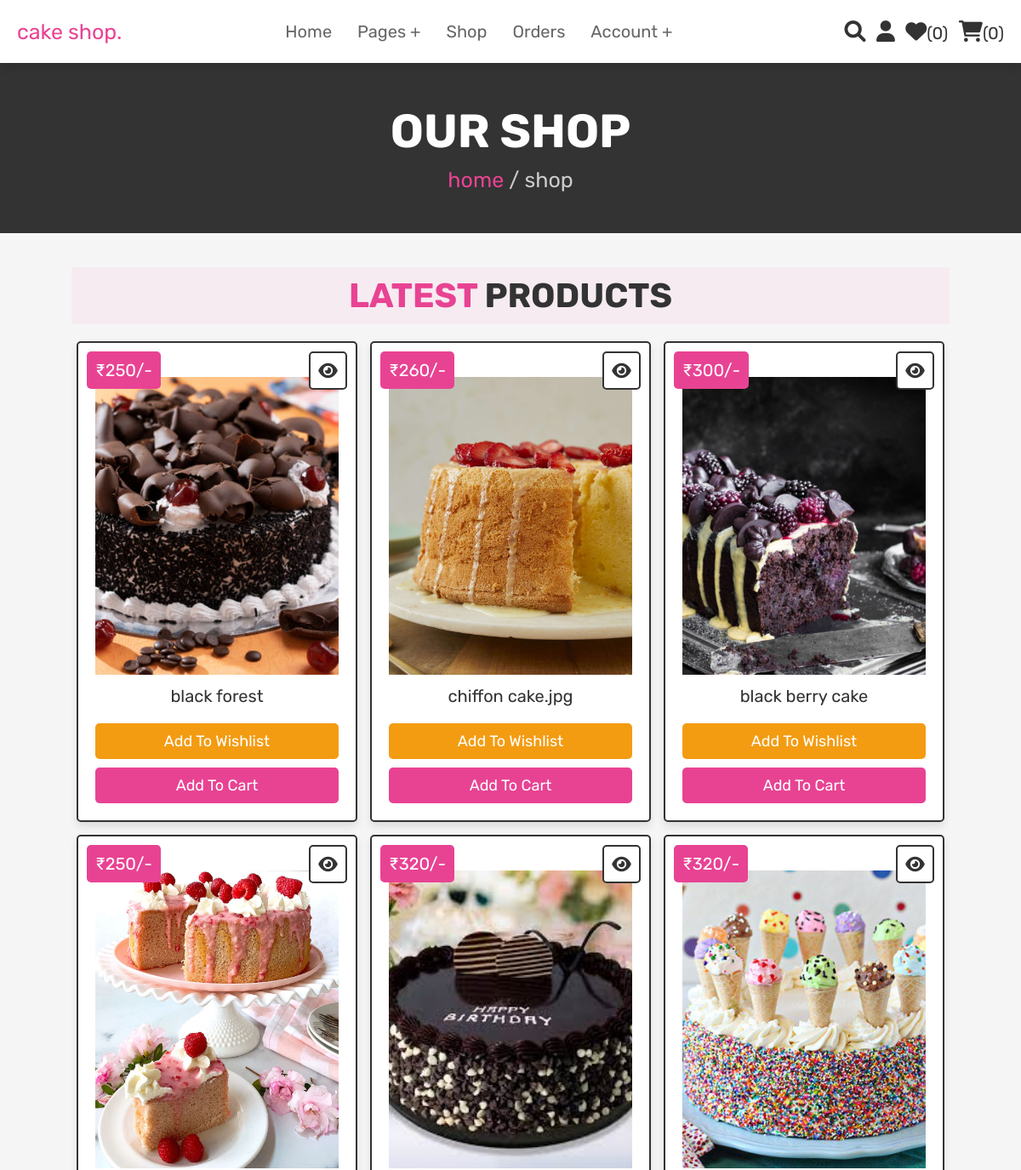
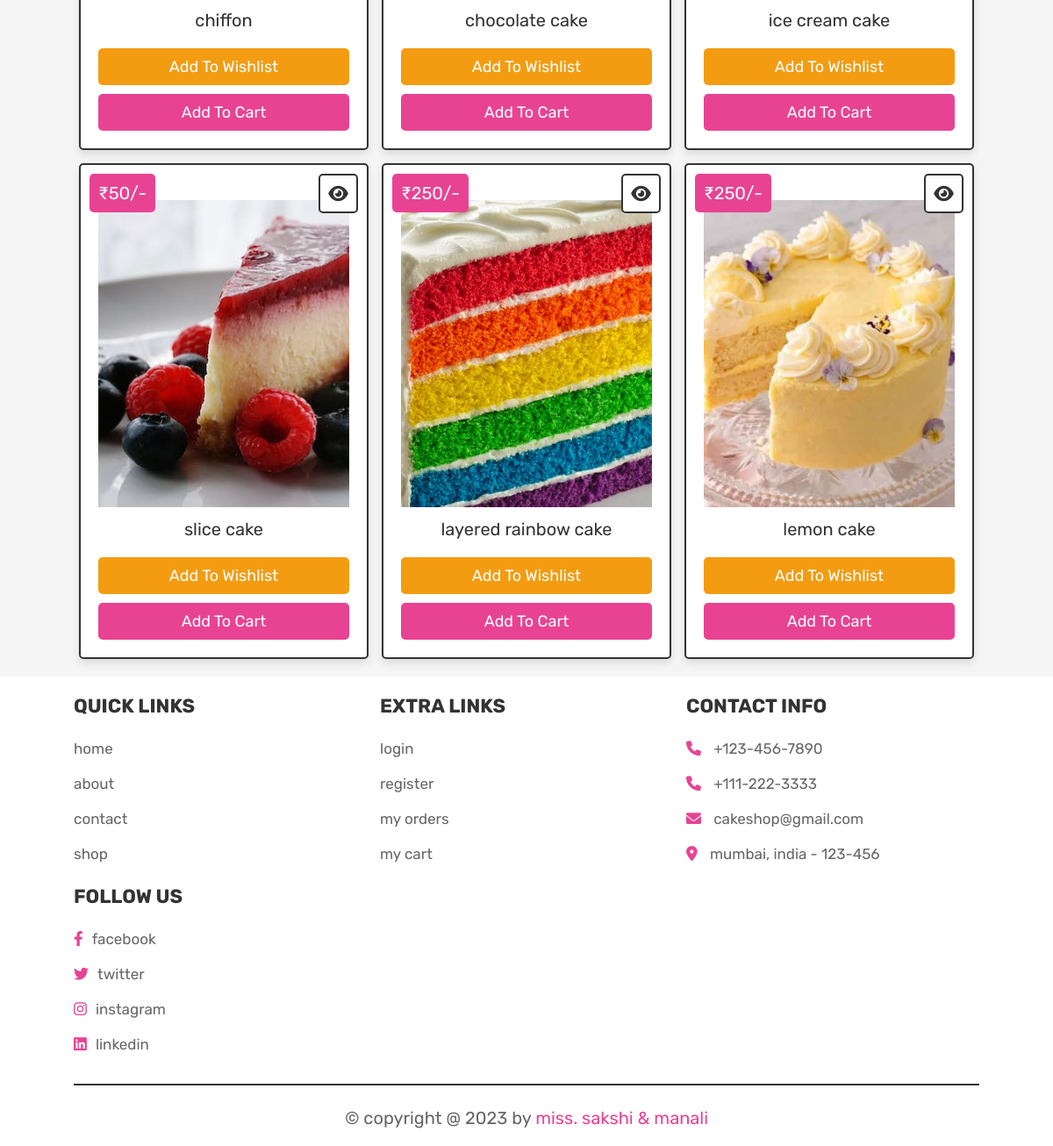
The app's page /shop.php (signed in) with its own data (2 pictures, top to bottom).
### tables this page shows
CREATE TABLE `products` (
  `id` int(100) NOT NULL,
  `name` varchar(100) NOT NULL,
  `details` varchar(500) NOT NULL,
  `price` int(100) NOT NULL,
  `image` varchar(100) NOT NULL
);

### shop.php (the view, shortened to what this page needs)
<?php
@include 'config.php';
?>
<!DOCTYPE html>
<html lang="en">
<head>
   <link rel="stylesheet" href="https://cdnjs.cloudflare.com/ajax/libs/font-awesome/6.0.0/css/all.min.css">
   <link rel="stylesheet" href="css/style.css">
</head>
<body>
<?php @include 'header.php'; ?>
<section class="heading">
    <h3>our shop</h3>
    <p> <a href="home.php">home</a> / shop </p>
</section>
<section class="products">
   <h1 class="title"><span>latest</span> products</h1>
   <div class="box-container">
      <?php
         $select_products = mysqli_query($conn, "SELECT * FROM `products`") or die('query failed');
         if(mysqli_num_rows($select_products) > 0){
            while($fetch_products = mysqli_fetch_assoc($select_products)){
      ?>
               <form action="" method="POST" class="box">
                  <a href="view_page.php?pid=<?php echo $fetch_products['id']; ?>" class="fas fa-eye"></a>
                  <div class="price">₹<?php echo $fetch_products['price']; ?>/-</div>
                  <div class="image">
                     <img src="uploaded_img/<?php echo $fetch_products['image']; ?>" alt="">
                  </div>
                  <div class="name"><?php echo $fetch_products['name']; ?></div>
                  <input type="submit" value="add to wishlist" name="add_to_wishlist" class="option-btn">
                  <input type="submit" value="add to cart" name="add_to_cart" class="btn">
               </form>
      <?php
         }
      }else{
         echo '<p class="empty">no products added yet!</p>';
      }
      ?>
   </div>
</section>
<?php @include 'footer.php'; ?>
</body>
</html>

### css/style.css (style rules this page uses)
:root { --pink:#e84393; --red:#c0392b; --orange:#f39c12; --black:#333; --white:#fff; --light-color:#666; --light-white:#ccc; --light-bg:#f5f5f5; --border:.2rem solid var(--black); --box-shadow:0 .5rem 1rem rgba(0,0,0,.1); }
* { font-family: 'Rubik', sans-serif; margin:0; padding:0; box-sizing: border-box; outline: none; border:none; text-decoration: none; transition:all .2s linear; }
html { font-size: 62.5%; overflow-x: hidden; scroll-behavior: smooth; scroll-padding-top: 6.5rem; }
body { background: var(--light-bg); }
section { padding:3rem 2rem; }
section { padding:2rem 7%; }
.btn, .delete-btn, .option-btn { display: inline-block; border-radius: .5rem; margin-top: 1rem; font-size: 1.8rem; color:var(--white); cursor: pointer; padding:1rem 3rem; text-transform: capitalize; }
.btn { background-color: var(--pink); }
.option-btn { background-color: var(--orange); }
.title { text-align: center; font-size: 4rem; color:#333; text-transform: uppercase; padding:1rem; margin:2rem 0; background:rgba(255, 51, 153,.05); }
.title span { color:var(--pink); }
.heading { display: flex; flex-flow: column; align-items: center; justify-content: center; gap:1rem; background-color: var(--black); text-align: center; min-height: 25vh; }
.heading h3 { font-size: 5.5rem; color:var(--white); text-transform: uppercase; }
.heading p { font-size: 2.5rem; color:var(--light-white); }
.heading p a { color:var(--pink); }
.products .box-container { max-width: 1200px; margin:0 auto; display: grid; grid-template-columns: repeat(auto-fit, 33rem); gap:1.5rem; align-items: flex-start; justify-content: center; }
.products .box-container .box { background-color: var(--white); border:var(--border); box-shadow: var(--box-shadow); border-radius: .5rem; padding:2rem; text-align: center; position: relative; }
.products .box-container .box .image img { height: 35rem; width: 100%; object-fit: cover; }
.products .box-container .box .image { position: relative; text-align: center; padding-top: 2rem; overflow:hidden; }
.products .box-container .box .fa-eye, .products .box-container .box .price { position: absolute; top:1rem; border-radius: .5rem; z-index: 100; }
.products .box-container .box .price { font-size: 2rem; padding:1rem; background-color: var(--pink); color:var(--white); left:1rem; }
.products .box-container .box .fa-eye { right:1rem; height: 4.5rem; width: 4.5rem; line-height: 4.2rem; font-size: 2rem; background-color: var(--white); color:var(--black); border:var(--border); }
.products .box-container .box .name { margin:1rem; font-size: 2rem; color:var(--black); }
.products .box-container .box .btn, .products .box-container .box .option-btn { width: 100%; }

### records on screen
products: price "250", image (picture), name "black forest"
products: price "260", image (picture), name "chiffon cake.jpg"
products: price "300", image (picture), name "black berry cake"
products: price "250", image (picture), name "chiffon"
products: price "320", image (picture), name "chocolate cake"
products: price "320", image (picture), name "ice cream cake"
products: price "50", image (picture), name "slice cake"
products: price "250", image (picture), name "layered rainbow cake"
products: price "250", image (picture), name "lemon cake"

### other values on screen
$wishlist_num_rows "0"
$cart_num_rows "0"
